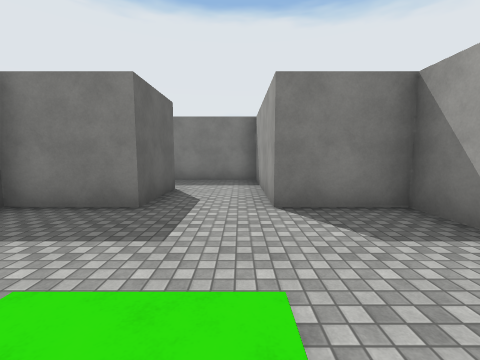
[1] (above)

16 first-person views from a walk through a 3-D level made in the Unity game engine. The camera is 1.5 m above the floor, tilts 6° down and sees 90° across. The floor is counted in squares, 2 m on a side. Each view is taken from the middle of a square. On the plan, view 1 faces up. The plan holds only what a view shows up to about 9 squares ahead; the rest is blank. The place goes on beyond the plan. The player is left out. Surface patterns are stand-ins for the level's own textures.

[2]
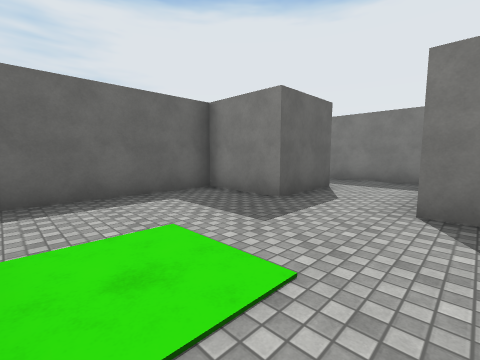

[3]
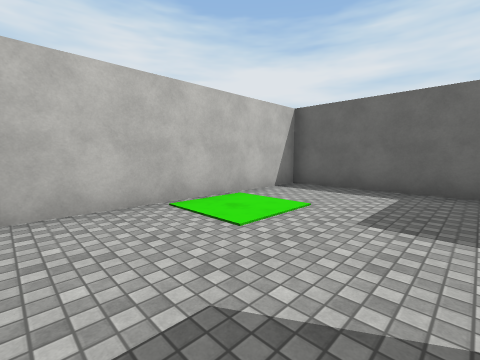

[4]
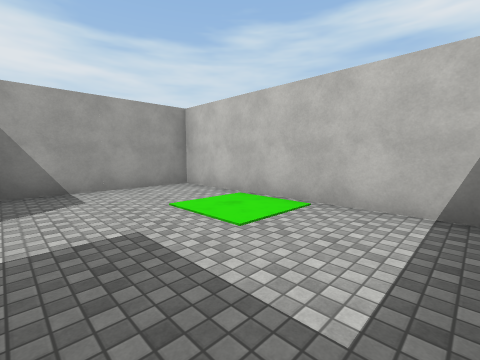

[5]
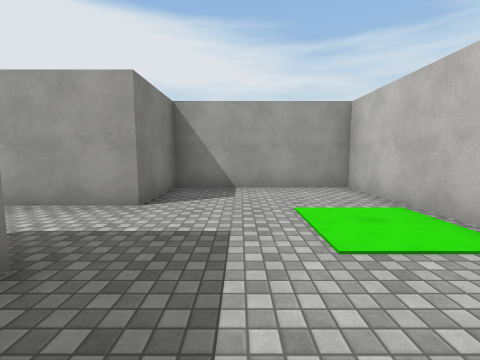

[6]
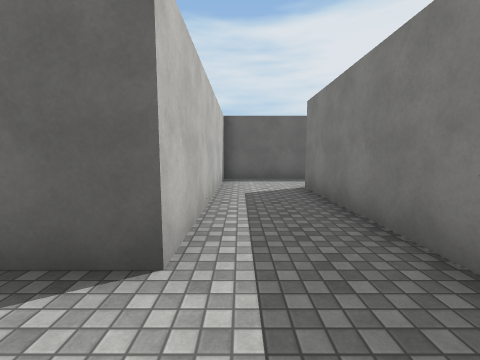

[7]
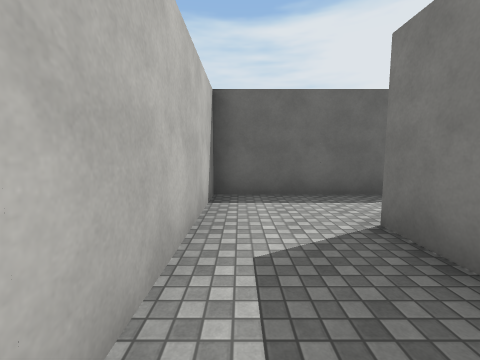

[8]
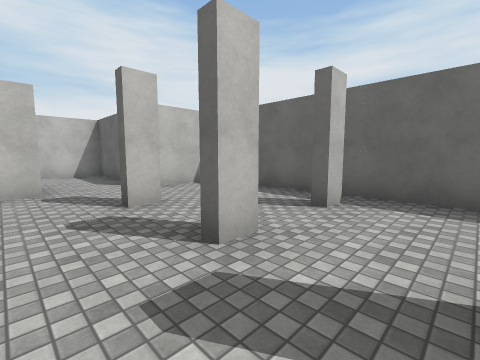

[9]
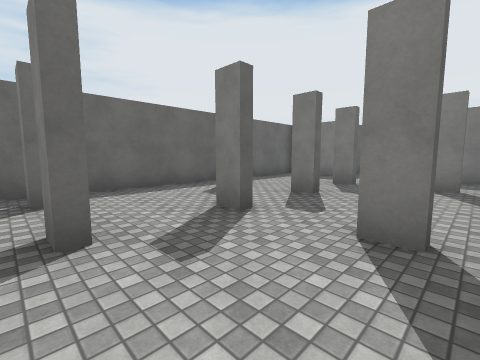

[10]
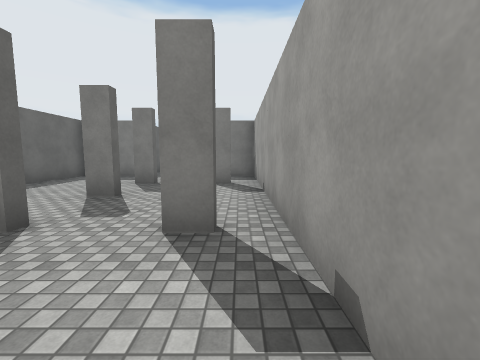

[11]
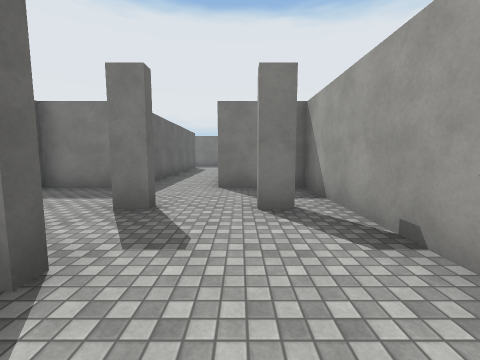

[12]
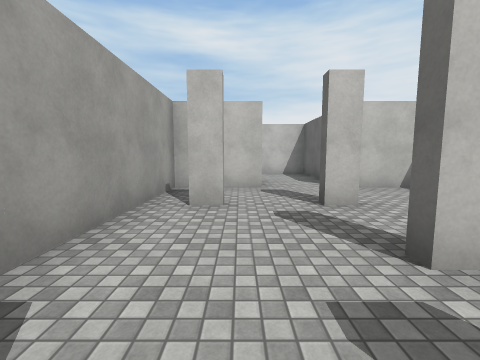

[13]
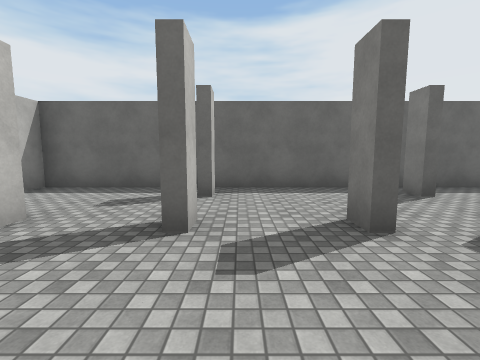

[14]
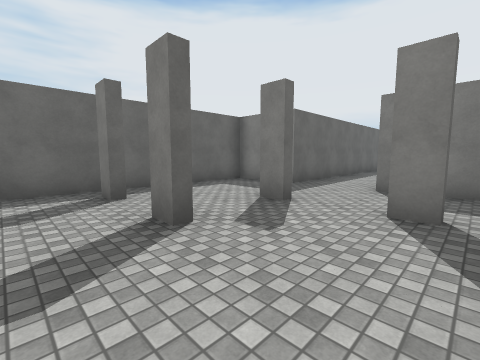

[15]
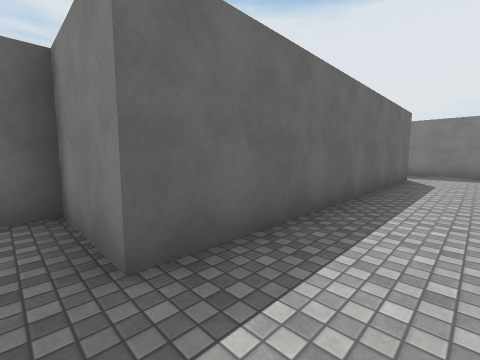

[16]
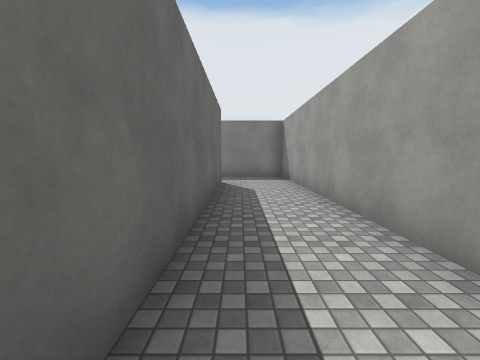

### Floor plan
Points are (right, up) in squares from view 1. A wall is a line through its corners. A room is listed if a view was taken in it or the views show most of it. See-through windows are left out.
Room 1 (views 1, 2, 3, 4, 5)
walls: (-1.5, 5.5) (-1.5, 3.5) (-3.5, 3.5) (-3.5, -0.5) (2.5, -0.5) (2.5, 3.5) (0.5, 3.5) (0.5, 5.5)
ways out: opening at (-0.5, 4.5) to room 2
Room 2 (views 6, 7)
walls: (-7.5, 8.8) (-7.5, 5.5) (-1.5, 5.5); (0.5, 5.5) (0.5, 7.5) (-5.5, 7.5)
ways out: opening at (-0.5, 4.5) to room 1; opening at (-6.5, 8.5) to room 3
Room 3 (views 8, 9, 10, 11, 12, 13, 14, 15, 16)
walls: (-6.1, 19.3) (-6.8, 19.3); (-8.1, 17.3) (-8.8, 17.3); (-6.2, 17.6) (-6.2, 17.3) (-6.8, 17.3); (-5.5, 24.4) (-5.5, 31.5) (-7.9, 31.5); (-6.1, 15.3) (-6.8, 15.3); (-8.9, 13.5) (-8.2, 13.5); (-8.2, 13.3) (-8.8, 13.3); (-6.9, 13.5) (-6.2, 13.5); (-6.2, 13.3) (-6.8, 13.3); (-7.5, 29.5) (-7.5, 21.5) (-9.5, 21.5) (-9.5, 9.5) (-7.8, 9.5); (-6.9, 11.5) (-6.2, 11.5); (-5.6, 9.5) (-3.5, 9.5) (-3.5, 21.5) (-5.5, 21.5)
ways out: opening at (-6.5, 8.5) to room 2

Where each view was taken, in squares from view 1:
view 1: 0 up, 0 right, facing up
view 2: 0 up, 1 right, facing up-left
view 3: 3 up, 2 right, facing down-left
view 4: 3 up, 3 left, facing down-right
view 5: 2 up, 3 left, facing right
view 6: 6 up, 0 right, facing left
view 7: 6 up, 3 left, facing left
view 8: 15 up, 5 left, facing down-left
view 9: 13 up, 4 left, facing up-left
view 10: 13 up, 4 left, facing up
view 11: 16 up, 5 left, facing up
view 12: 15 up, 5 left, facing down
view 13: 14 up, 4 left, facing left
view 14: 16 up, 4 left, facing up-left
view 15: 21 up, 6 left, facing up-left
view 16: 23 up, 7 left, facing up
